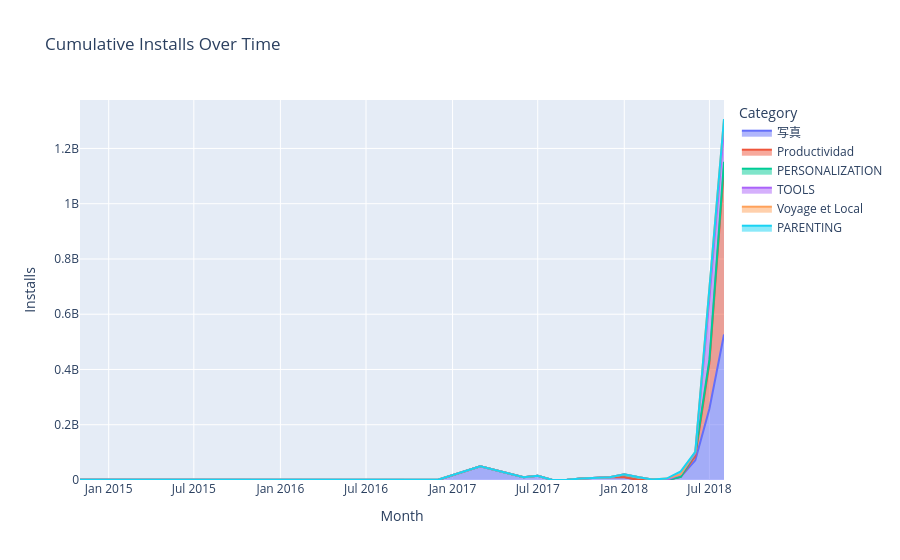

Source (notebook cell):
### Code cell
fig = px.area(

    trend,

    x="Month",

    y="Installs",

    color="Category",

    title="Cumulative Installs Over Time"

)
fig.show()

### Figure 1 — Plotly figure (JSON) as saved in the notebook; plotly's stock layout.template omitted (floating-point values rounded to 4 significant figures)
{"data": [{"fillpattern": {"shape": ""}, "hovertemplate": "Category=写真<br>Month=%{x}<br>Installs=%{y}<extra></extra>", "legendgroup": "写真", "line": {"color": "#636efa"}, "marker": {"symbol": "circle"}, "mode": "lines", "name": "写真", "orientation": "v", "showlegend": true, "stackgroup": "1", "type": "scatter", "x": ["2014-11", "2017-03", "2017-06", "2017-07", "2017-10", "2017-12", "2018-01", "2018-03", "2018-05", "2018-06", "2018-07", "2018-08"], "xaxis": "x", "y": [1000000, 50000000, 10000000, 15000000, 5000000, 10000000, 10000000, 2000000, 11000000, 71000000, 258000000, 526500000], "yaxis": "y"}, {"fillpattern": {"shape": ""}, "hovertemplate": "Category=Productividad<br>Month=%{x}<br>Installs=%{y}<extra></extra>", "legendgroup": "Productividad", "line": {"color": "#EF553B"}, "marker": {"symbol": "circle"}, "mode": "lines", "name": "Productividad", "orientation": "v", "showlegend": true, "stackgroup": "1", "type": "scatter", "x": ["2016-10", "2018-02", "2018-06", "2018-07", "2018-08"], "xaxis": "x", "y": [1000000, 100000, 15000000, 166000000, 605000000], "yaxis": "y"}, {"fillpattern": {"shape": ""}, "hovertemplate": "Category=PERSONALIZATION<br>Month=%{x}<br>Installs=%{y}<extra></extra>", "legendgroup": "PERSONALIZATION", "line": {"color": "#00cc96"}, "marker": {"symbol": "circle"}, "mode": "lines", "name": "PERSONALIZATION", "orientation": "v", "showlegend": true, "stackgroup": "1", "type": "scatter", "x": ["2016-12", "2017-09", "2018-01", "2018-02", "2018-06", "2018-07", "2018-08"], "xaxis": "x", "y": [1000000, 1000000, 10000000, 10000000, 10000000, 11500000, 20000000], "yaxis": "y"}, {"fillpattern": {"shape": ""}, "hovertemplate": "Category=TOOLS<br>Month=%{x}<br>Installs=%{y}<extra></extra>", "legendgroup": "TOOLS", "line": {"color": "#ab63fa"}, "marker": {"symbol": "circle"}, "mode": "lines", "name": "TOOLS", "orientation": "v", "showlegend": true, "stackgroup": "1", "type": "scatter", "x": ["2017-08", "2018-01", "2018-05", "2018-07", "2018-08"], "xaxis": "x", "y": [50000, 1000000, 10000000, 222600000, 120000000], "yaxis": "y"}, {"fillpattern": {"shape": ""}, "hovertemplate": "Category=Voyage et Local<br>Month=%{x}<br>Installs=%{y}<extra></extra>", "legendgroup": "Voyage et Local", "line": {"color": "#FFA15A"}, "marker": {"symbol": "circle"}, "mode": "lines", "name": "Voyage et Local", "orientation": "v", "showlegend": true, "stackgroup": "1", "type": "scatter", "x": ["2017-10", "2018-04", "2018-06", "2018-07", "2018-08"], "xaxis": "x", "y": [50000, 5000000, 6000000, 31100000, 35100000], "yaxis": "y"}, {"fillpattern": {"shape": ""}, "hovertemplate": "Category=PARENTING<br>Month=%{x}<br>Installs=%{y}<extra></extra>", "legendgroup": "PARENTING", "line": {"color": "#19d3f3"}, "marker": {"symbol": "circle"}, "mode": "lines", "name": "PARENTING", "orientation": "v", "showlegend": true, "stackgroup": "1", "type": "scatter", "x": ["2018-03", "2018-05", "2018-07"], "xaxis": "x", "y": [100000, 10000000, 600000], "yaxis": "y"}], "layout": {"legend": {"title": {"text": "Category"}, "tracegroupgap": 0}, "title": {"text": "Cumulative Installs Over Time"}, "xaxis": {"anchor": "y", "domain": [0, 1], "title": {"text": "Month"}}, "yaxis": {"anchor": "x", "domain": [0, 1], "title": {"text": "Installs"}}}}
